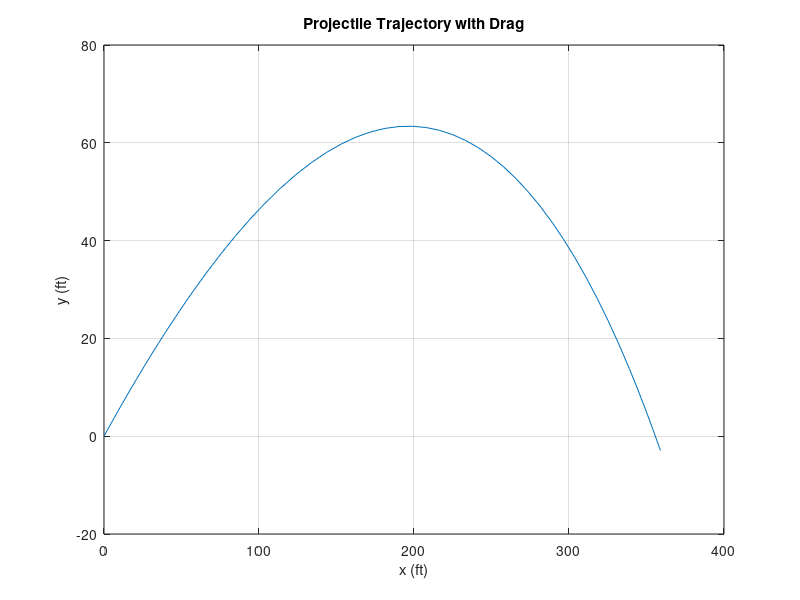
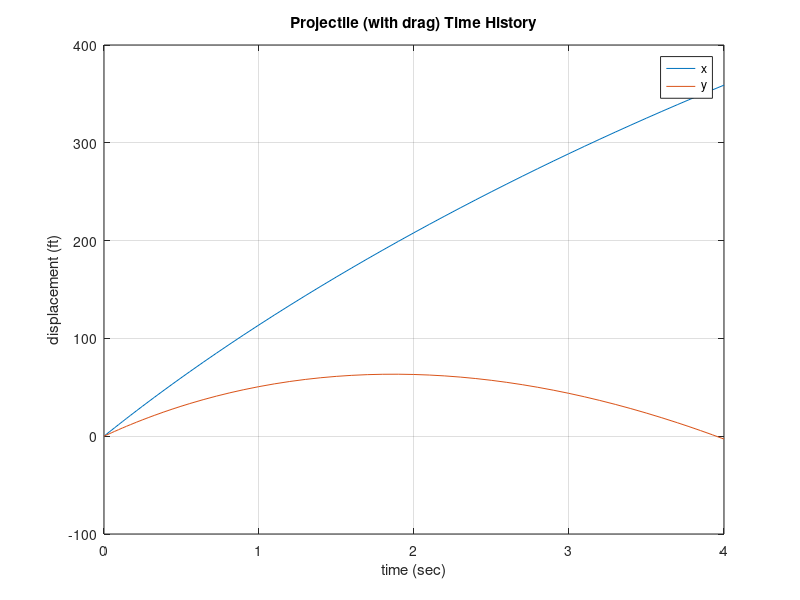
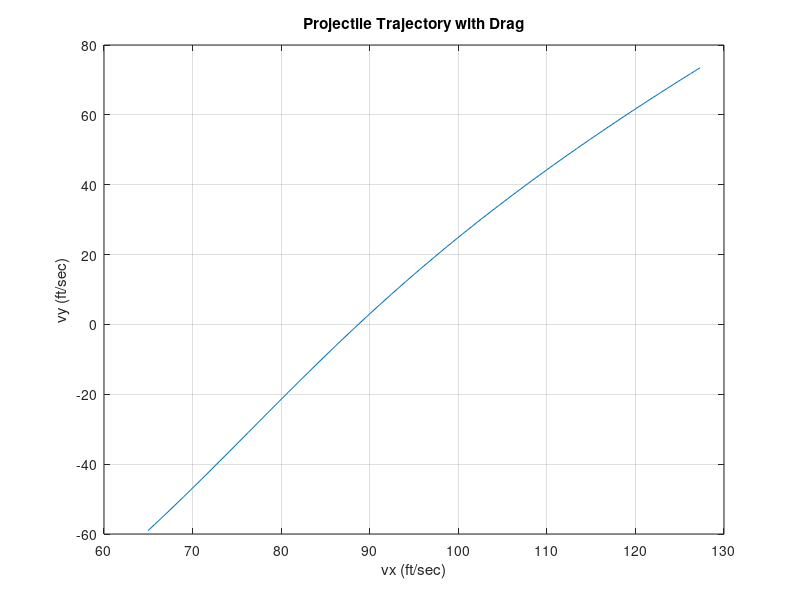
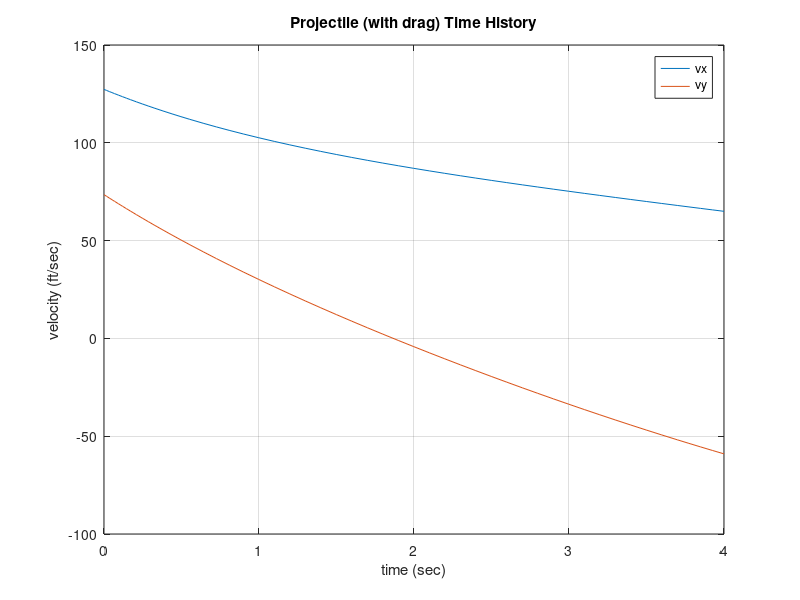

These charts were generated, in order, by the following MATLAB code:
function cmc_projectile_odegrads()
% This program computes the integration of Projectile Motion equations
% Reset variables, close windows, and clear command window.
clear all; close all; clc;

% set up constants
vel0=147.;  % ft/sec = 100 mph *(88 ft/sec)/(60mph)
theta=30.;  % degrees relative to horizontal
velx0=cosd(theta)*vel0; %w1IC
vely0=sind(theta)*vel0; %w2IC
x0=0.; %w3IC
y0=0.; %w4IC
wICvector = [velx0;vely0;x0;y0];
tspan = [0 4];

%solve the ode problem
[t,data] = ode45(@wdoteqns, tspan, wICvector);
% Define data vectors
vx = data(:,1);
vy = data(:,2);
x = data(:,3);
y = data(:,4);
% plot trajectory and time course results
figure(1)
plot(x,y)
grid on
title('Projectile Trajectory with Drag')
xlabel('x (ft)')
ylabel('y (ft)')
figure(2)
plot(t,x,t,y)
grid on
title('Projectile (with drag) Time History')
xlabel('time (sec)')
ylabel('displacement (ft)')
legend('x','y')

figure(3)
plot(vx,vy)
grid on
title('Projectile Trajectory with Drag')
xlabel('vx (ft/sec)')
ylabel('vy (ft/sec)')
figure(4)
plot(t,vx,t,vy)
grid on
title('Projectile (with drag) Time History')
xlabel('time (sec)')
ylabel('velocity (ft/sec)')
legend('vx','vy')
end

function [wdotvector] = wdoteqns(t,w)
g=32.2;
CdC_m=0.001731;
% gradient equation definition
    wdot1 = -CdC_m*sqrt(w(1)^2+w(2)^2)*w(1); %vxgrad
    wdot2 = -CdC_m*sqrt(w(1)^2+w(2)^2)*w(2)-g; %vygrad
    wdot3 = w(1); %xgrad
    wdot4 = w(2); %ygrad
    wdotvector = [wdot1;wdot2;wdot3;wdot4];
end
